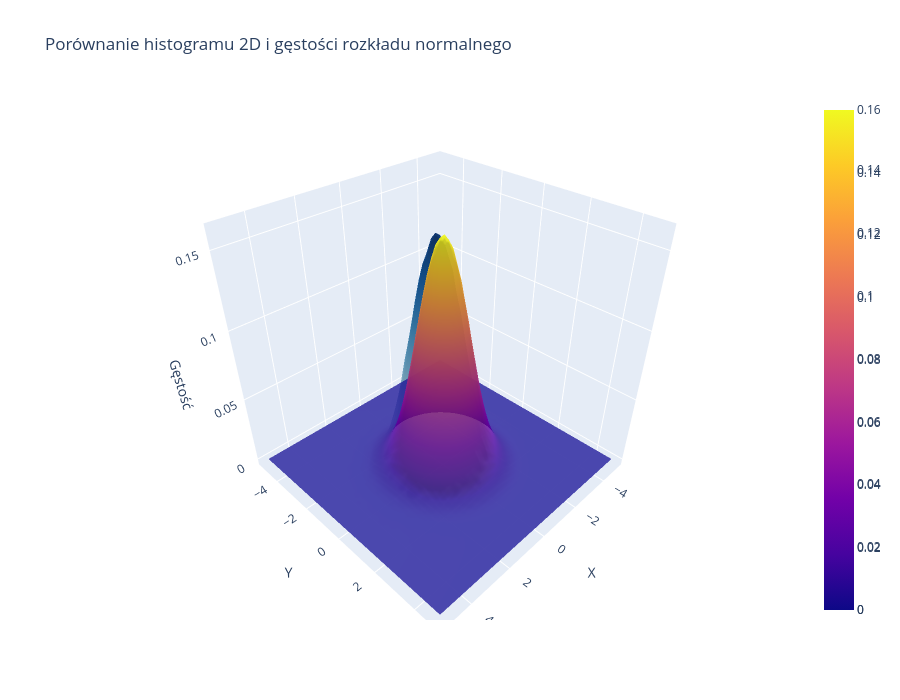

This figure's notebook cell:
### Markdown cell above
Ruchoma opcja

### Code cell
import plotly.graph_objects as go

fig = go.Figure()

# Powierzchnia histogramu
fig.add_trace(go.Surface(
    z=hist.T, x=X, y=Y,
    colorscale="Blues",
    opacity=0.8,
    name="Histogram"
))

# Powierzchnia gęstości
fig.add_trace(go.Surface(
    z=Z, x=X, y=Y,
    colorscale="Plasma",
    opacity=0.8,
    name="Gęstość"
))

# Ustawienia osi i tytułu
fig.update_layout(
    title="Porównanie histogramu 2D i gęstości rozkładu normalnego",
    scene=dict(
        xaxis_title="X",
        yaxis_title="Y",
        zaxis_title="Gęstość"
    ),
    width=900,
    height=700
)

fig.show()

### Figure 1 — Plotly figure (JSON) as saved in the notebook; plotly's stock layout.template omitted (floating-point values rounded to 4 significant figures; data arrays with more than 128 entries replaced by an {"elided": "..."} marker saying what was removed)
{"data": [{"colorscale": [[0, "rgb(247,251,255)"], [0.125, "rgb(222,235,247)"], [0.25, "rgb(198,219,239)"], [0.375, "rgb(158,202,225)"], [0.5, "rgb(107,174,214)"], [0.625, "rgb(66,146,198)"], [0.75, "rgb(33,113,181)"], [0.875, "rgb(8,81,156)"], [1, "rgb(8,48,107)"]], "name": "Histogram", "opacity": 0.8, "type": "surface", "x": {"elided": "50x50 float values"}, "y": {"elided": "50x50 float values"}, "z": {"elided": "50x50 float values"}}, {"colorscale": [[0, "#0d0887"], [0.1111, "#46039f"], [0.2222, "#7201a8"], [0.3333, "#9c179e"], [0.4444, "#bd3786"], [0.5556, "#d8576b"], [0.6667, "#ed7953"], [0.7778, "#fb9f3a"], [0.8889, "#fdca26"], [1, "#f0f921"]], "name": "Gęstość", "opacity": 0.8, "type": "surface", "x": {"elided": "50x50 float values"}, "y": {"elided": "50x50 float values"}, "z": {"elided": "50x50 float values"}}], "layout": {"height": 700, "scene": {"xaxis": {"title": {"text": "X"}}, "yaxis": {"title": {"text": "Y"}}, "zaxis": {"title": {"text": "Gęstość"}}}, "title": {"text": "Porównanie histogramu 2D i gęstości rozkładu normalnego"}, "width": 900}}
